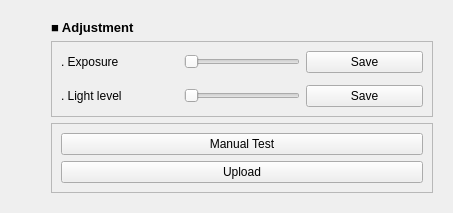
         <widget class="QWidget" name="settingTab">
          <attribute name="title">
           <string>Setting</string>
          </attribute>
          <layout class="QHBoxLayout" name="horizontalLayout_9">
           <item>
            <widget class="QWidget" name="viewSetting" native="true">
             <property name="sizePolicy">
              <sizepolicy hsizetype="Expanding" vsizetype="Preferred">
               <horstretch>0</horstretch>
               <verstretch>0</verstretch>
              </sizepolicy>
             </property>
             <layout class="QGridLayout" name="gridLayout_7">
              <item row="0" column="0">
               <widget class="QLabel" name="viewSettingLabel">
                <property name="sizePolicy">
                 <sizepolicy hsizetype="Expanding" vsizetype="Expanding">
                  <horstretch>0</horstretch>
                  <verstretch>0</verstretch>
                 </sizepolicy>
                </property>
                <property name="minimumSize">
                 <size>
                  <width>0</width>
                  <height>0</height>
                 </size>
                </property>
                <property name="maximumSize">
                 <size>
                  <width>100000</width>
                  <height>99997</height>
                 </size>
                </property>
                <property name="text">
                 <string/>
                </property>
                <property name="scaledContents">
                 <bool>true</bool>
                </property>
               </widget>
              </item>
             </layout>
            </widget>
           </item>
           <item alignment="Qt::AlignRight">
            <widget class="QWidget" name="adjust" native="true">
             <property name="minimumSize">
              <size>
               <width>400</width>
               <height>0</height>
              </size>
             </property>
             <layout class="QVBoxLayout" name="verticalLayout_11">
              <item>
               <widget class="QLabel" name="label_21">
                <property name="minimumSize">
                 <size>
                  <width>30</width>
                  <height>0</height>
                 </size>
                </property>
                <property name="maximumSize">
                 <size>
                  <width>16777215</width>
                  <height>30</height>
                 </size>
                </property>
                <property name="font">
                 <font>
                  <pointsize>10</pointsize>
                  <weight>75</weight>
                  <bold>true</bold>
                 </font>
                </property>
                <property name="text">
                 <string>■ Adjustment</string>
                </property>
               </widget>
              </item>
              <item alignment="Qt::AlignTop">
               <widget class="QFrame" name="frame_4">
                <property name="frameShape">
                 <enum>QFrame::StyledPanel</enum>
                </property>
                <property name="frameShadow">
                 <enum>QFrame::Raised</enum>
                </property>
                <layout class="QGridLayout" name="gridLayout_6">
                 <property name="verticalSpacing">
                  <number>12</number>
                 </property>
                 <item row="0" column="2">
                  <widget class="QPushButton" name="exposSaveBtn">
                   <property name="minimumSize">
                    <size>
                     <width>80</width>
                     <height>20</height>
                    </size>
                   </property>
                   <property name="text">
                    <string>Save</string>
                   </property>
                  </widget>
                 </item>
                 <item row="0" column="0">
                  <widget class="QLabel" name="label_20">
                   <property name="text">
                    <string>. Exposure</string>
                   </property>
                  </widget>
                 </item>
                 <item row="0" column="1">
                  <widget class="QSlider" name="horizontalSlider">
                   <property name="sizePolicy">
                    <sizepolicy hsizetype="Preferred" vsizetype="Fixed">
                     <horstretch>0</horstretch>
                     <verstretch>0</verstretch>
                    </sizepolicy>
                   </property>
                   <property name="orientation">
                    <enum>Qt::Horizontal</enum>
                   </property>
                  </widget>
                 </item>
                 <item row="1" column="0">
                  <widget class="QLabel" name="label_22">
                   <property name="text">
                    <string>. Light level</string>
                   </property>
                  </widget>
                 </item>
                 <item row="1" column="1">
                  <widget class="QSlider" name="horizontalSlider_2">
                   <property name="sizePolicy">
                    <sizepolicy hsizetype="Preferred" vsizetype="Fixed">
                     <horstretch>0</horstretch>
                     <verstretch>0</verstretch>
                    </sizepolicy>
                   </property>
                   <property name="orientation">
                    <enum>Qt::Horizontal</enum>
                   </property>
                  </widget>
                 </item>
                 <item row="1" column="2">
                  <widget class="QPushButton" name="lightSaveBtn">
                   <property name="minimumSize">
                    <size>
                     <width>80</width>
                     <height>20</height>
                    </size>
                   </property>
                   <property name="text">
                    <string>Save</string>
                   </property>
                  </widget>
                 </item>
                </layout>
               </widget>
              </item>
              <item>
               <widget class="QFrame" name="frame_5">
                <property name="frameShape">
                 <enum>QFrame::StyledPanel</enum>
                </property>
                <property name="frameShadow">
                 <enum>QFrame::Raised</enum>
                </property>
                <layout class="QVBoxLayout" name="verticalLayout_12">
                 <item>
                  <widget class="QPushButton" name="manualBtn">
                   <property name="minimumSize">
                    <size>
                     <width>80</width>
                     <height>20</height>
                    </size>
                   </property>
                   <property name="text">
                    <string>Manual Test</string>
                   </property>
                  </widget>
                 </item>
                 <item>
                  <widget class="QPushButton" name="uploadBtn">
                   <property name="minimumSize">
                    <size>
                     <width>80</width>
                     <height>20</height>
                    </size>
                   </property>
                   <property name="text">
                    <string>Upload</string>
                   </property>
                  </widget>
                 </item>
                </layout>
               </widget>
              </item>
             </layout>
            </widget>
           </item>
          </layout>
         </widget>
